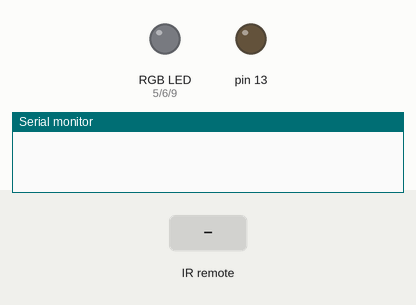
The sketch below on a simulated Arduino Uno, built with avr-gcc and run on an emulated ATmega328P. Parts: an RGB LED mixed from three pins (HIGH = lit), output pins drawn as LEDs (lit = HIGH), the last lines printed to the serial monitor. The inputs (shaded band) are chosen by the test bench.

Above: at 1.2 s.
1.3 s: infrared code 0xF700FF received
At 2.5 s:
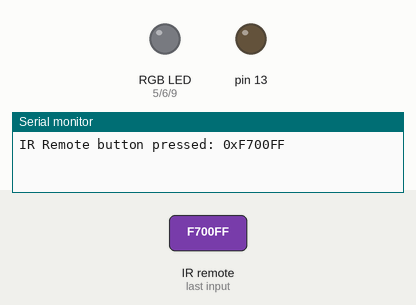
2.8 s: infrared code 0xF7C03F received
At 3.7 s:
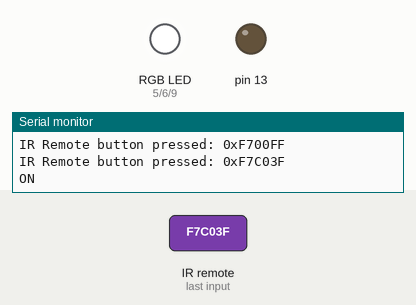
4.3 s: infrared code 0xF7807F received
At 4.8 s:
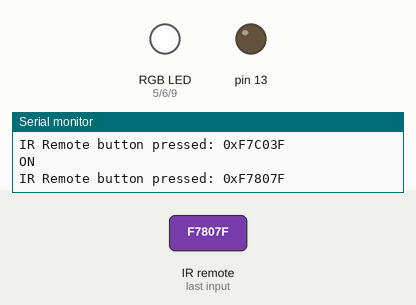
5.8 s: infrared code 0xF720DF received
At 7.0 s:
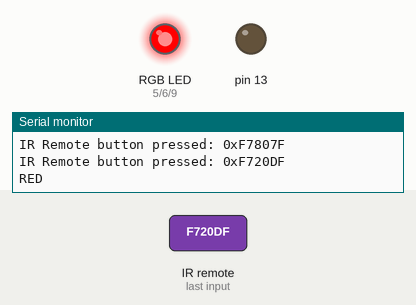
7.3 s: infrared code 0xF7A05F received
At 8.3 s:
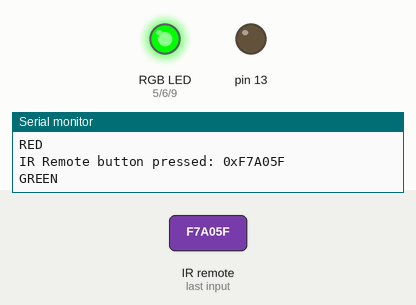
8.8 s: infrared code 0xF7609F received
At 9.5 s:
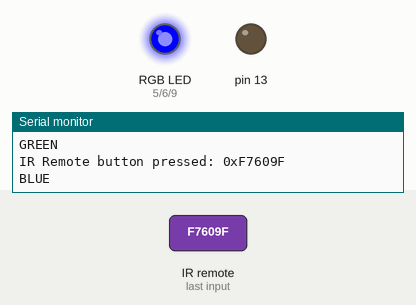
Timing chart, 0 to 11.3 s (numbered marks = the images above; inputs shaded):
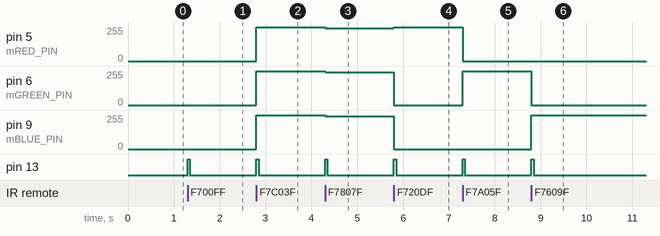

Measured:
- after the input at 1.3 s, pin 13: LOW → HIGH at once, → LOW 0.05 s later
- after the input at 2.8 s, pin 5 (mRED_PIN), pin 6 (mGREEN_PIN), pin 9 (mBLUE_PIN): 0/255 → 255/255 at once; pin 13: LOW → HIGH at once, → LOW 0.05 s later
- after the input at 4.3 s, pin 5 (mRED_PIN), pin 6 (mGREEN_PIN), pin 9 (mBLUE_PIN): 255/255 → 245/255 at once; pin 13: LOW → HIGH at once, → LOW 0.05 s later
- after the input at 5.8 s, pin 5 (mRED_PIN): 245/255 → 255/255 at once; pin 6 (mGREEN_PIN), pin 9 (mBLUE_PIN): 245/255 → 0/255 at once; pin 13: LOW → HIGH at once, → LOW 0.05 s later
- after the input at 7.3 s, pin 5 (mRED_PIN): 255/255 → 0/255 at once; pin 6 (mGREEN_PIN): 0/255 → 255/255 at once; pin 13: LOW → HIGH at once, → LOW 0.05 s later
- after the input at 8.8 s, pin 6 (mGREEN_PIN): 255/255 → 0/255 at once; pin 9 (mBLUE_PIN): 0/255 → 255/255 at once; pin 13: LOW → HIGH at once, → LOW 0.05 s later

The sketch:

RGB_LED_Strip_Controller.ino
```cpp
#define DEBUG

#define IR_INCREASE_BRIGHTNESS 0xF700FF
#define IR_DECREASE_BRIGHTNESS 0xF7807F

#define IR_ON  0xF7C03F
#define IR_OFF 0xF740BF

#define IR_RED  0xF720DF
#define IR_GREEN 0xF7A05F
#define IR_BLUE  0xF7609F
#define IR_WHITE 0xF7E01F

#define IR_ORANGE_DK  0xF710EF
#define IR_ORANGE_MED 0xF730CF
#define IR_ORANGE_LT  0xF708F7
#define IR_YELLOW     0xF728D7

#define IR_GREEN_LT   0xF7906F
#define IR_BLUE_LT    0xF7B04F
#define IR_BLUE_MED   0xF78877
#define IR_BLUE_DK    0xF7A857

#define IR_BLUE_ALT   0xF750AF
#define IR_PURPLE_DK  0xF7708F
#define IR_PURPLE_MED 0xF748B7
#define IR_PURPLE_LT  0xF76897

#define IR_MODE_FLASH  0xF7D02F
#define IR_MODE_STROBE 0xF7F00F
#define IR_MODE_FADE   0xF7C837
#define IR_MODE_SMOOTH 0xF7E817


/*
 * RGB LED Strip Controller - control a common anode 12v RGB led light strip with a IR remote
 * Version 0.1, September, 2014
 * Copyright 2014 Peter Feerick
  */

#include <IRremote.h>

#define RECV_PIN A3
#define mRED_PIN 5
#define mGREEN_PIN 6
#define mBLUE_PIN 9

IRrecv irrecv(RECV_PIN);

decode_results results;

boolean powerFlg = false; // current power state, defaults to false
int MODE = 0; // defaults to off
int LAST_COLOUR_SET[3] = {255,255,255}; //defaults to white

int ledPins[] = {mRED_PIN, mGREEN_PIN, mBLUE_PIN};

const byte COLOUR_PRIMARY_RED[] = {255,0,0};
const byte COLOUR_PRIMARY_GREEN[] = {0,255,0};
const byte COLOUR_PRIMARY_BLUE[] = {0,0,255};
const byte COLOUR_WHITE[] = {255,255,255};

const byte COLOUR_ORANGE[] = {237,120,6};
const byte COLOUR_MOSS_GREEN[] = {16,192,16};
const byte COLOUR_BRILLIANT_BLUE[] = {0,129,184};

const byte COLOUR_PURPLE[] = {128,0,255};

const byte COLOUR_LIGHT_SKY_BLUE[] = {42,165,85};
const byte COLOUR_SKY_BLUE[] = {0,145,212};
const byte COLOUR_BRIGHT_BLUE[] = {0,121,192};

const byte COLOUR_YELLOW[] = {255,255,0};

void setup()
{
  #ifdef DEBUG
  Serial.begin(9600);
  #endif DEBUG

  pinMode(13,OUTPUT);
  pinMode(RECV_PIN, INPUT);
  pinMode(mRED_PIN,OUTPUT);
  pinMode(mBLUE_PIN,OUTPUT);
  pinMode(mGREEN_PIN,OUTPUT);

  irrecv.enableIRIn(); // Start the receiver
}

void loop() {
  if (irrecv.decode(&results)) {
    #ifdef DEBUG
    Serial.print("IR Remote button pressed: 0x");
    Serial.println(results.value, HEX);
    #endif
    switch(results.value)
    {
      case IR_ON:
        if (powerFlg != true) setPower(true);
        break;

      case IR_OFF:
        if (powerFlg != false) setPower(false);
        break;

      case IR_INCREASE_BRIGHTNESS:
        incBrightness();
        break;

      case IR_DECREASE_BRIGHTNESS:
        decBrightness();
        break;

      case IR_RED:
    #ifdef DEBUG
    Serial.println("RED");
    #endif

        setColour(ledPins,COLOUR_PRIMARY_RED);
        break;

      case IR_GREEN:
    #ifdef DEBUG
    Serial.println("GREEN");
    #endif

        setColour(ledPins,COLOUR_PRIMARY_GREEN);
        break;

      case IR_BLUE:
    #ifdef DEBUG
    Serial.println("BLUE");
    #endif

        setColour(ledPins,COLOUR_PRIMARY_BLUE);
        break;

      case IR_WHITE:
    #ifdef DEBUG
    Serial.println("WHITE");
    #endif

        setColour(ledPins,COLOUR_WHITE);
        break;

      default:
    #ifdef DEBUG
    Serial.println("Unknown");
    #endif

      break;
    }

    digitalWrite(13,HIGH);
    delay(50);
    digitalWrite(13,LOW);
    delay(50);

    irrecv.resume(); // Receive the next value
  }
}

void setPower(boolean state)
{
  if (state == true) //power on
  {
    powerFlg = true;
    #ifdef DEBUG
    Serial.println("ON");
    #endif
    analogWrite(mRED_PIN,LAST_COLOUR_SET[0]);
    analogWrite(mGREEN_PIN,LAST_COLOUR_SET[1]);
    analogWrite(mBLUE_PIN,LAST_COLOUR_SET[2]);
  }
  else //power off
  {
    #ifdef DEBUG
    Serial.println("OFF");
    #endif

    powerFlg = false;
    digitalWrite(mRED_PIN,0);
    digitalWrite(mGREEN_PIN,0);
    digitalWrite(mBLUE_PIN,0);
  }
}

// on, off, fade, smooth, blink,etc
void setMode(int mode)
{
  switch(mode)
  {
  case 0: //NORMAL
    break;

  case 1: //FLASH
    break;

  case 2: //STROBE
    break;

  case 3: //FADE
    break;

  case 4: //SMOOTH
    break;

  default:
    break;
  }
}

// needs RGB value
void setColour(int* led, byte* colour)
{
  if (powerFlg == true)
  {
    //iterate through each of the three pins (red green blue)
    for(int i = 0; i < 3; i++)
    {
      analogWrite(led[i], colour[i]);
      LAST_COLOUR_SET[i] = colour[i];
    }
  }
}

void setColour(int* led, const byte* colour)
{
  byte tempByte[] = {colour[0], colour[1], colour[2]};
  setColour(led, tempByte);
}

//increase LED brightness

//consider switching to absolute brightness - ie. each colour has 10 preset brightnesses
void incBrightness()
{
  if (LAST_COLOUR_SET[0] >= 245)
  {
    LAST_COLOUR_SET[0] = 255;
  }
  else if (LAST_COLOUR_SET[0] != 0)
  {
    LAST_COLOUR_SET[0] += 10;
  }

  if (LAST_COLOUR_SET[1] >= 245)
  {
    LAST_COLOUR_SET[1] = 255;
  }
  else if (LAST_COLOUR_SET[1] != 0)
  {
    LAST_COLOUR_SET[1] += 10;
  }

  if (LAST_COLOUR_SET[2] >= 245)
  {
    LAST_COLOUR_SET[2] = 255;
  }
  else if (LAST_COLOUR_SET[2] != 0)
  {
    LAST_COLOUR_SET[2] += 10;
  }

  if (powerFlg == true)
  {
    analogWrite(mRED_PIN,LAST_COLOUR_SET[0]);
    analogWrite(mGREEN_PIN,LAST_COLOUR_SET[1]);
    analogWrite(mBLUE_PIN,LAST_COLOUR_SET[2]);
  }
}

//decrease LED brightness
void decBrightness()
{
  if (LAST_COLOUR_SET[0] <= 10)
  {
    LAST_COLOUR_SET[0] = 0;
  }
  else
  {
    LAST_COLOUR_SET[0] -= 10;
  }

  if (LAST_COLOUR_SET[1] <= 10)
  {
    LAST_COLOUR_SET[1] = 0;
  }
  else
  {
    LAST_COLOUR_SET[1] -= 10;
  }

  if (LAST_COLOUR_SET[2] <= 10)
  {
    LAST_COLOUR_SET[2] = 0;
  }
  else
  {
    LAST_COLOUR_SET[2] -= 10;
  }

  if (powerFlg == true)
  {
    analogWrite(mRED_PIN,LAST_COLOUR_SET[0]);
    analogWrite(mGREEN_PIN,LAST_COLOUR_SET[1]);
    analogWrite(mBLUE_PIN,LAST_COLOUR_SET[2]);
  }
}
```
